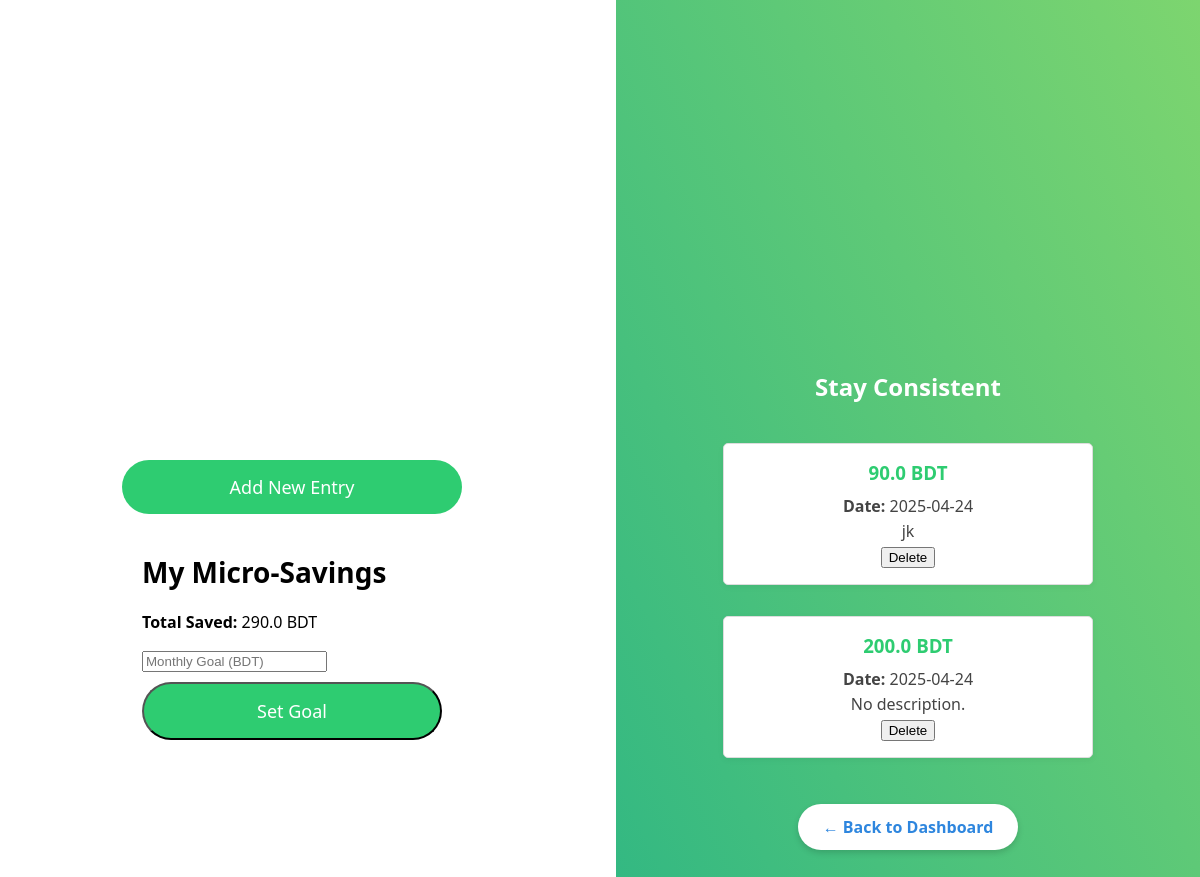
/microsave/log (signed in), run on the app's committed database.
### models/microsave.py (models this page shows)
class MicroSaving(db.Model):
    __tablename__ = 'microsavings'
    id = db.Column(db.Integer, primary_key=True)
    user_id = db.Column(db.Integer, db.ForeignKey('user.id'), nullable=False)
    amount = db.Column(db.Float, nullable=False)
    description = db.Column(db.String(255))
    date = db.Column(db.DateTime, default=datetime.utcnow)
    is_goal = db.Column(db.Boolean, default=False)
    goal_month = db.Column(db.String(7))  # e.g., "2025-04"

### routes/microsave.py (the view)
@microsave_bp.route('/log')
@login_required
def view_micro_savings():
    from datetime import datetime
    entries = MicroSaving.query.filter_by(user_id=current_user.id, is_goal=False).order_by(MicroSaving.date.desc()).all()
    total_saved = sum(e.amount for e in entries)
    current_month = datetime.utcnow().strftime('%Y-%m')
    goal_entry = MicroSaving.query.filter_by(user_id=current_user.id, is_goal=True, goal_month=current_month).first()
    goal_amount = goal_entry.amount if goal_entry else 0
    progress_percent = round((total_saved / goal_amount) * 100, 2) if goal_amount > 0 else 0
    return render_template(
        'microsave/log.html',
        entries=entries,
        total_saved=total_saved,
        goal_amount=goal_amount,
        progress_percent=progress_percent
    )

### app.py (called while the page is built)
@login_manager.user_loader
def load_user(user_id):
    return User.query.get(int(user_id))

### templates/microsave/log.html (shortened to what this page needs)
<!DOCTYPE html>
<html lang="en">
<head>
    <link rel="stylesheet" href="{{ url_for('static', filename='css/styles.css') }}">
</head>
<body>
    <div class="container">
        <div class="left-panel">
            <a href="{{ url_for('microsave.add_micro_saving') }}" class="dashboard-btn">Add New Entry</a>
            <div class="left-column">
                <h2>My Micro-Savings</h2>
                <p><strong>Total Saved:</strong> {{ total_saved or 0 }} BDT</p>
                <form method="POST" action="{{ url_for('microsave.set_goal') }}">
                    <input type="number" step="0.01" name="goal_amount" placeholder="Monthly Goal (BDT)" required>
                    <button type="submit" class="dashboard-btn" style="margin-top: 10px;">Set Goal</button>
                </form>
            </div>
        </div>
        <div class="right-panel">
            <h2>Stay Consistent</h2>
            {% if entries %}
                <div class="goal-list">
                    {% for entry in entries %}
                    <div class="goal-card">
                        <h3>{{ entry.amount }} BDT</h3>
                        <p><strong>Date:</strong> {{ entry.date.strftime('%Y-%m-%d') if entry.date else 'N/A' }}</p>
                        <p>{{ entry.description or 'No description.' }}</p>
                        <form method="POST" action="{{ url_for('microsave.delete_micro_saving', entry_id=entry.id) }}">
                            <button type="submit">Delete</button>
                        </form>
                    </div>
                    {% endfor %}
                </div>
            {% else %}
                <p>No micro-savings recorded yet.</p>
            {% endif %}
            <a href="{{ url_for('main.dashboard') }}" class="back-dashboard-btn">← Back to Dashboard</a>
        </div>
    </div>
</body>
</html>

### static/css/styles.css (style rules this page uses)
body { margin: 0; padding: 0; font-family: 'Segoe UI', sans-serif; display: flex; height: 100vh; }
.container { display: flex; width: 100vw; height: 150vh; }
.left-panel, .right-panel { flex: 1; display: flex; align-items: center; justify-content: center; flex-direction: column; padding: 40px; box-sizing: border-box; height: 150vh; }
.left-panel { background-color: #fff; color: black; }
.right-panel { background: linear-gradient(to top right, #28b485, #7dd56f); color: white; text-align: center; }
.left-column h2 { font-size: 28px; font-weight: 600; margin-bottom: 20px; }
.goal-list { display: flex; flex-direction: column; gap: 15px; margin-top: 20px; }
.goal-card { width: 21rem; background-color: white; padding: 15px 20px; border-radius: 10px; border: 1px solid #ddd; box-shadow: 0 2px 6px rgba(0, 0, 0, 0.05); }
.goal-card h3 { margin: 0 0 10px; color: #2ecc71; }
.goal-card p { margin: 3px 0; color: #444; }
.dashboard-btn { display: block; background-color: #2ecc71; color: white; padding: 15px 20px; margin: 15px auto; text-align: center; border-radius: 30px; width: 300px; font-size: 18px; font-family: 'Segoe UI', sans-serif; text-decoration: none; transition: background-color 0.3s ease; }
.container { display: flex; gap: 2rem; }
.goal-card { border: 1px solid #ddd; padding: 1rem; margin-bottom: 1rem; border-radius: 5px; }
.back-dashboard-btn { margin-top: 30px; display: inline-block; padding: 12px 25px; background-color: #ffffff; color: #2e86de; font-weight: bold; border-radius: 30px; text-decoration: none; font-size: 16px; transition: all 0.3s ease; box-shadow: 0 3px 6px rgba(0,0,0,0.15); }
body { display: flex; margin: 0; }

### data on the page
MicroSaving: amount "90.0", date "2025-04-24", description "jk"
MicroSaving: amount "200.0", date "2025-04-24", description "No description."

### other printed values
{{ total_saved or 0 }} "290.0"
